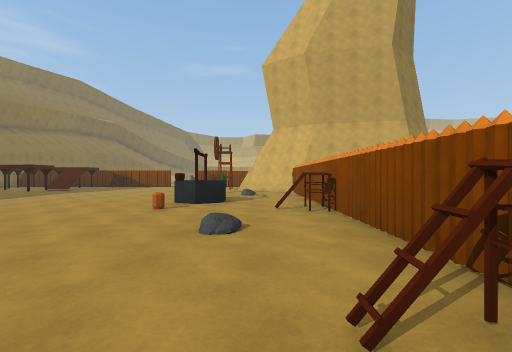
[1] (above)

12 first-person views from a walk through a 3-D level made in the Unity game engine. The camera is 1.4 m above the floor, looks level and sees 90° across. Doors are open. The floor is counted in squares, 2 m on a side. Each view is taken from the middle of a square. On the plan, view 1 faces up. The plan holds only what a view shows up to about 9 squares ahead; the rest is blank. The place goes on beyond the plan. The player character is not drawn.

[2]
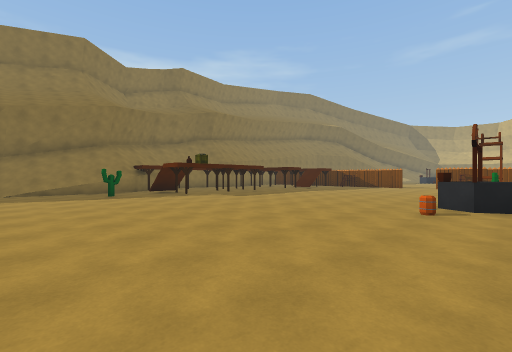

[3]
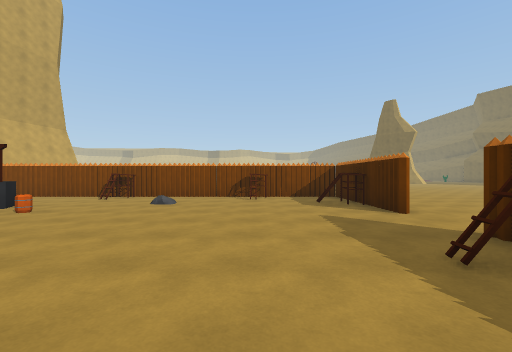

[4]
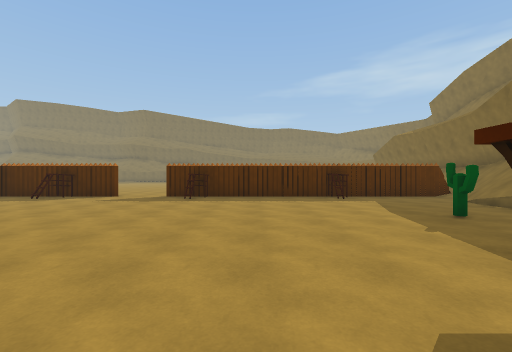

[5]
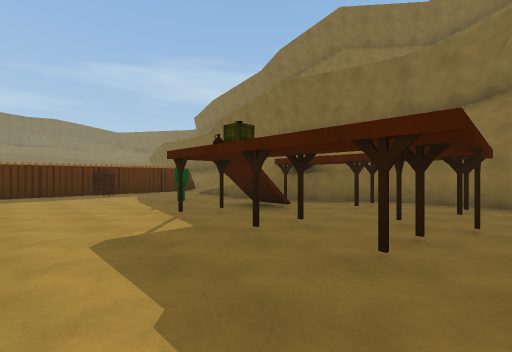

[6]
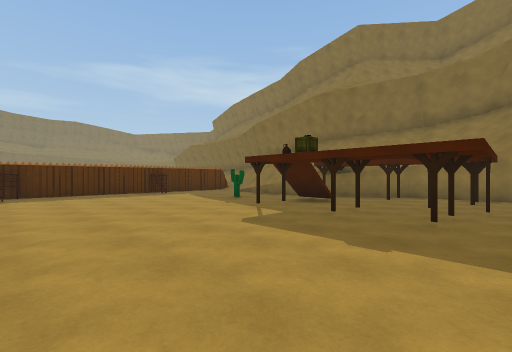

[7]
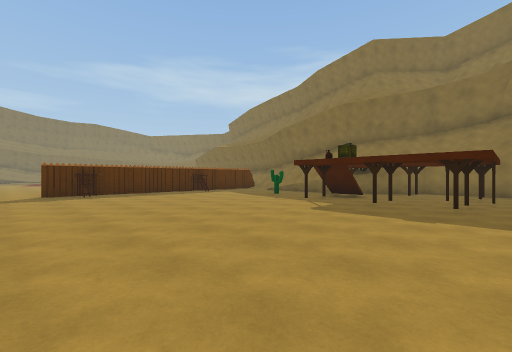

[8]
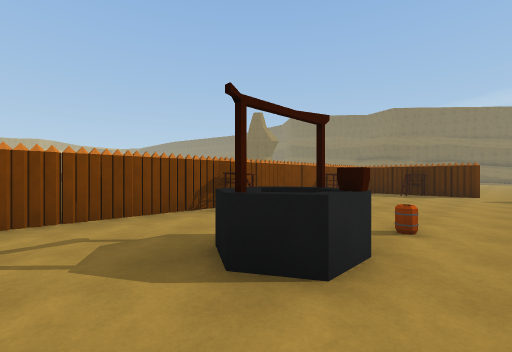

[9]
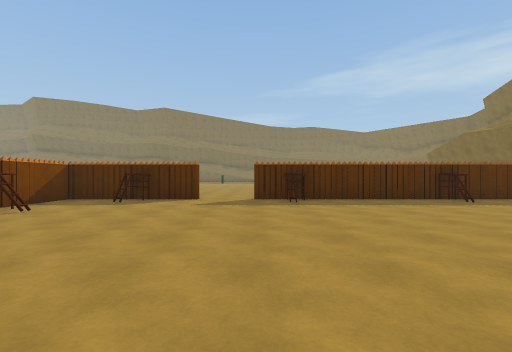

[10]
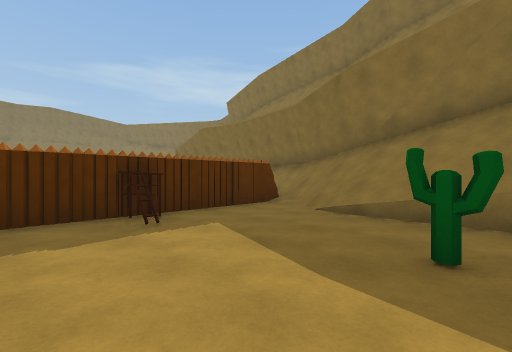

[11]
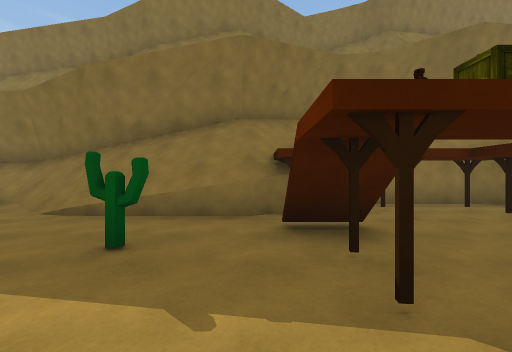

[12]
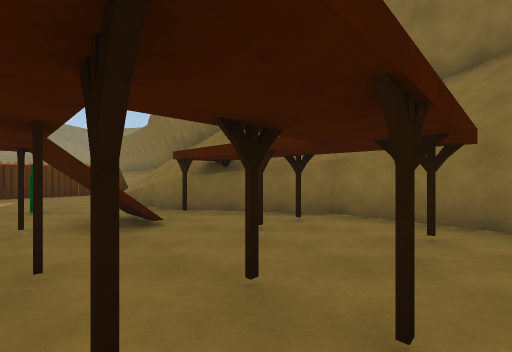

### Floor plan
Key: @ floor where view 1 was taken; # wall or solid block; x gap in a wall; . main floor; : floor 1.75 m higher than the main floor; / step, stairs or slope; D open door; B barrel; O other object.
Columns run from 15 left of view 1 to 2 right of it. Each row starts with its distance up from view 1.
  9 #...x............#
  8 #.#####......O...#
  7 #.# .##......OO..#
  6 ##...............#
  5  #.#//.......B..O#
  4  ##..............#
  3   :..#...........#
  2   /..............#
  1   /.............O#
  0 #//............@.#
 -1 #//..O....O....O.#
 -2 #/#########DD#####
 -3 #          .....
 -4              ....
 -5                ...
 -6                 ..

Positions as (right, up) in squares from view 1, and headings:
1: (0, 0), facing up
2: (-1, 0), facing up-left
3: (-7, 1), facing right
4: (-7, 7), facing down
5: (-7, 9), facing down-left
6: (-5, 9), facing down-left
7: (-3, 9), facing down-left
8: (-3, 9), facing down-right
9: (-4, 6), facing down
10: (-8, 3), facing down-left
11: (-8, 4), facing left
12: (-10, 9), facing down-left
